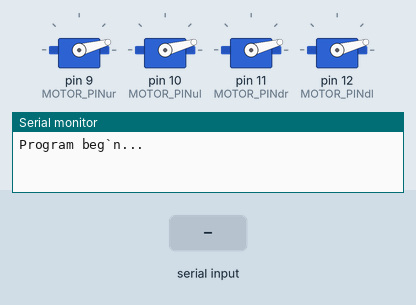
This sketch was run on a simulated Arduino Uno, built with avr-gcc and run on an emulated ATmega328P. Parts: 4 × servo, the last lines printed to the serial monitor. Inputs (shaded band) come from the test bench.

Above: at 1.2 s.
1.3 s: "90,45,200\n" received over Serial
At 1.7 s:
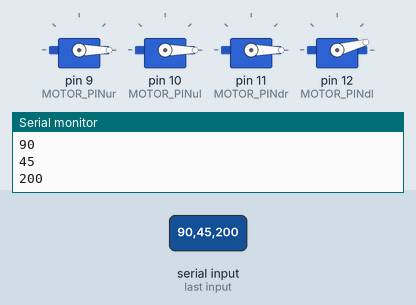
At 3.6 s:
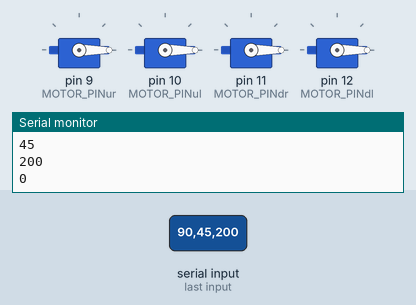
Timing chart, 0 to 5.1 s (numbered marks = the images above; inputs shaded):
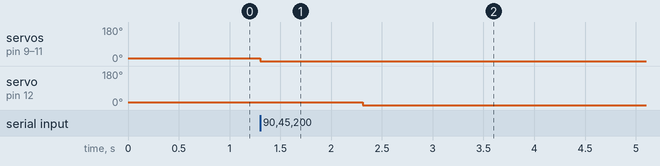

Measured:
- after the input at 1.3 s, servo on pin 9 (MOTOR_PINur), servo on pin 10 (MOTOR_PINul), servo on pin 11 (MOTOR_PINdr): 15° → 0° at once; servo on pin 12 (MOTOR_PINdl): 15° → 0° after 1.0 s

The sketch:

svimotori.ino
```cpp
 #include <Servo.h>

#define MAX_SIGNAL 2000
#define MIN_SIGNAL 700
#define MOTOR_PINur 9
#define MOTOR_PINul 10 // dod
#define MOTOR_PINdr 11 // dod
#define MOTOR_PINdl 12 // dod
Servo motor_ur;
Servo motor_ul;
Servo motor_dr;
Servo motor_dl;
int i=0;
int incomingByte=0;
void setup() {
  Serial.begin(9600);
  Serial.println("Program beg`n...");

  motor_ur.attach(MOTOR_PINur);
  motor_ul.attach(MOTOR_PINul);
  motor_dr.attach(MOTOR_PINdr);
  motor_dl.attach(MOTOR_PINdl);

  motor_ur.writeMicroseconds(MIN_SIGNAL);
  motor_ul.writeMicroseconds(MIN_SIGNAL);
  motor_dr.writeMicroseconds(MIN_SIGNAL);
  motor_dl.writeMicroseconds(MIN_SIGNAL);
}
void loop() {
// send data only when you receive data:
        if ((Serial.available() > 0)){
                // read the incoming byte:
                if((i%4)==0){
                  incomingByte = Serial.parseInt();
                  Serial.println(incomingByte);

             motor_ur.writeMicroseconds(incomingByte);

                }
                  if((i%4)==1){
                  incomingByte = Serial.parseInt();
                  Serial.println(incomingByte);

             motor_ul.writeMicroseconds(incomingByte);

                }
                  if((i%4)==2){
                  incomingByte = Serial.parseInt();
                  Serial.println(incomingByte);

             motor_dr.writeMicroseconds(incomingByte);

                }
                  if((i%4)==3){
                  incomingByte = Serial.parseInt();
                  Serial.println(incomingByte);

             motor_dl.writeMicroseconds(incomingByte);

                }

            //    incomingByte = Serial.parseInt();

               //if((1200<incomingByte)&(incomingByte<2100))
                // say what you got:
             //   Serial.println(incomingByte);
            // motor_ur.writeMicroseconds(incomingByte);
 i++;
}
}
```
